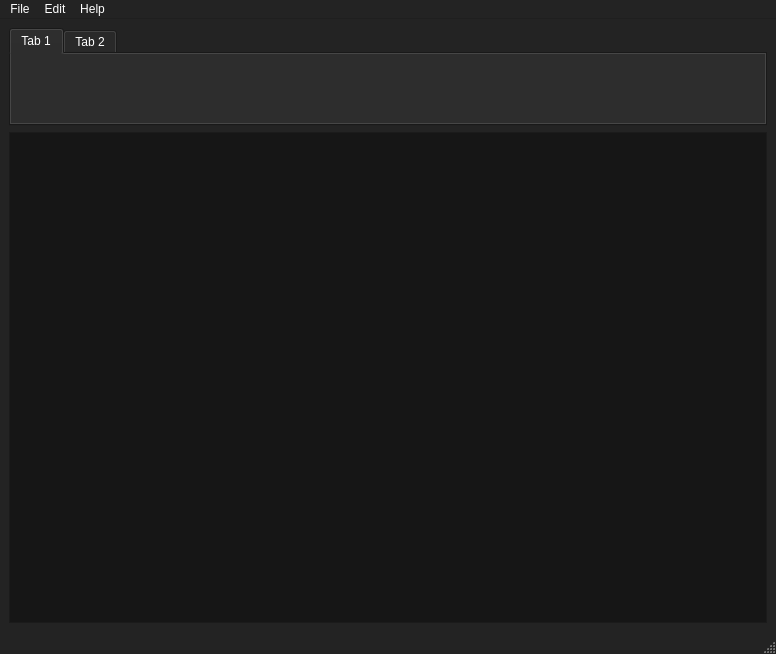
<?xml version="1.0" encoding="UTF-8"?>
<ui version="4.0">
 <class>PyroPad</class>
 <widget class="QMainWindow" name="PyroPad">
  <property name="geometry">
   <rect>
    <x>0</x>
    <y>0</y>
    <width>776</width>
    <height>654</height>
   </rect>
  </property>
  <property name="palette">
   <palette>
    <active>
     <colorrole role="WindowText">
      <brush brushstyle="SolidPattern">
       <color alpha="255">
        <red>255</red>
        <green>255</green>
        <blue>255</blue>
       </color>
      </brush>
     </colorrole>
     <colorrole role="Button">
      <brush brushstyle="SolidPattern">
       <color alpha="255">
        <red>35</red>
        <green>35</green>
        <blue>35</blue>
       </color>
      </brush>
     </colorrole>
     <colorrole role="Light">
      <brush brushstyle="SolidPattern">
       <color alpha="255">
        <red>52</red>
        <green>52</green>
        <blue>52</blue>
       </color>
      </brush>
     </colorrole>
     <colorrole role="Midlight">
      <brush brushstyle="SolidPattern">
       <color alpha="255">
        <red>43</red>
        <green>43</green>
        <blue>43</blue>
       </color>
      </brush>
     </colorrole>
     <colorrole role="Dark">
      <brush brushstyle="SolidPattern">
       <color alpha="255">
        <red>17</red>
        <green>17</green>
        <blue>17</blue>
       </color>
      </brush>
     </colorrole>
     <colorrole role="Mid">
      <brush brushstyle="SolidPattern">
       <color alpha="255">
        <red>23</red>
        <green>23</green>
        <blue>23</blue>
       </color>
      </brush>
     </colorrole>
     <colorrole role="Text">
      <brush brushstyle="SolidPattern">
       <color alpha="255">
        <red>255</red>
        <green>255</green>
        <blue>255</blue>
       </color>
      </brush>
     </colorrole>
     <colorrole role="BrightText">
      <brush brushstyle="SolidPattern">
       <color alpha="255">
        <red>255</red>
        <green>255</green>
        <blue>255</blue>
       </color>
      </brush>
     </colorrole>
     <colorrole role="ButtonText">
      <brush brushstyle="SolidPattern">
       <color alpha="255">
        <red>255</red>
        <green>255</green>
        <blue>255</blue>
       </color>
      </brush>
     </colorrole>
     <colorrole role="Base">
      <brush brushstyle="SolidPattern">
       <color alpha="255">
        <red>22</red>
        <green>22</green>
        <blue>22</blue>
       </color>
      </brush>
     </colorrole>
     <colorrole role="Window">
      <brush brushstyle="SolidPattern">
       <color alpha="255">
        <red>35</red>
        <green>35</green>
        <blue>35</blue>
       </color>
      </brush>
     </colorrole>
     <colorrole role="Shadow">
      <brush brushstyle="SolidPattern">
       <color alpha="255">
        <red>0</red>
        <green>0</green>
        <blue>0</blue>
       </color>
      </brush>
     </colorrole>
     <colorrole role="Highlight">
      <brush brushstyle="SolidPattern">
       <color alpha="255">
        <red>255</red>
        <green>85</green>
        <blue>0</blue>
       </color>
      </brush>
     </colorrole>
     <colorrole role="AlternateBase">
      <brush brushstyle="SolidPattern">
       <color alpha="255">
        <red>17</red>
        <green>17</green>
        <blue>17</blue>
       </color>
      </brush>
     </colorrole>
     <colorrole role="ToolTipBase">
      <brush brushstyle="SolidPattern">
       <color alpha="255">
        <red>255</red>
        <green>255</green>
        <blue>220</blue>
       </color>
      </brush>
     </colorrole>
     <colorrole role="ToolTipText">
      <brush brushstyle="SolidPattern">
       <color alpha="255">
        <red>0</red>
        <green>0</green>
        <blue>0</blue>
       </color>
      </brush>
     </colorrole>
     <colorrole role="PlaceholderText">
      <brush brushstyle="SolidPattern">
       <color alpha="127">
        <red>255</red>
        <green>255</green>
        <blue>255</blue>
       </color>
      </brush>
     </colorrole>
     <colorrole role="Accent">
      <brush brushstyle="SolidPattern">
       <color alpha="255">
        <red>0</red>
        <green>0</green>
        <blue>0</blue>
       </color>
      </brush>
     </colorrole>
    </active>
    <inactive>
     <colorrole role="WindowText">
      <brush brushstyle="SolidPattern">
       <color alpha="255">
        <red>255</red>
        <green>255</green>
        <blue>255</blue>
       </color>
      </brush>
     </colorrole>
     <colorrole role="Button">
      <brush brushstyle="SolidPattern">
       <color alpha="255">
        <red>35</red>
        <green>35</green>
        <blue>35</blue>
       </color>
      </brush>
     </colorrole>
     <colorrole role="Light">
      <brush brushstyle="SolidPattern">
       <color alpha="255">
        <red>52</red>
        <green>52</green>
        <blue>52</blue>
       </color>
      </brush>
     </colorrole>
     <colorrole role="Midlight">
      <brush brushstyle="SolidPattern">
       <color alpha="255">
        <red>43</red>
        <green>43</green>
        <blue>43</blue>
       </color>
      </brush>
     </colorrole>
     <colorrole role="Dark">
      <brush brushstyle="SolidPattern">
       <color alpha="255">
        <red>17</red>
        <green>17</green>
        <blue>17</blue>
       </color>
      </brush>
     </colorrole>
     <colorrole role="Mid">
      <brush brushstyle="SolidPattern">
       <color alpha="255">
        <red>23</red>
        <green>23</green>
        <blue>23</blue>
       </color>
      </brush>
     </colorrole>
     <colorrole role="Text">
      <brush brushstyle="SolidPattern">
       <color alpha="255">
        <red>255</red>
        <green>255</green>
        <blue>255</blue>
       </color>
      </brush>
     </colorrole>
     <colorrole role="BrightText">
      <brush brushstyle="SolidPattern">
       <color alpha="255">
        <red>255</red>
        <green>255</green>
        <blue>255</blue>
       </color>
      </brush>
     </colorrole>
     <colorrole role="ButtonText">
      <brush brushstyle="SolidPattern">
       <color alpha="255">
        <red>255</red>
        <green>255</green>
        <blue>255</blue>
       </color>
      </brush>
     </colorrole>
     <colorrole role="Base">
      <brush brushstyle="SolidPattern">
       <color alpha="255">
        <red>22</red>
        <green>22</green>
        <blue>22</blue>
       </color>
      </brush>
     </colorrole>
     <colorrole role="Window">
      <brush brushstyle="SolidPattern">
       <color alpha="255">
        <red>35</red>
        <green>35</green>
        <blue>35</blue>
       </color>
      </brush>
     </colorrole>
     <colorrole role="Shadow">
      <brush brushstyle="SolidPattern">
       <color alpha="255">
        <red>0</red>
        <green>0</green>
        <blue>0</blue>
       </color>
      </brush>
     </colorrole>
     <colorrole role="Highlight">
      <brush brushstyle="SolidPattern">
       <color alpha="255">
        <red>255</red>
        <green>85</green>
        <blue>0</blue>
       </color>
      </brush>
     </colorrole>
     <colorrole role="AlternateBase">
      <brush brushstyle="SolidPattern">
       <color alpha="255">
        <red>17</red>
        <green>17</green>
        <blue>17</blue>
       </color>
      </brush>
     </colorrole>
     <colorrole role="ToolTipBase">
      <brush brushstyle="SolidPattern">
       <color alpha="255">
        <red>255</red>
        <green>255</green>
        <blue>220</blue>
       </color>
      </brush>
     </colorrole>
     <colorrole role="ToolTipText">
      <brush brushstyle="SolidPattern">
       <color alpha="255">
        <red>0</red>
        <green>0</green>
        <blue>0</blue>
       </color>
      </brush>
     </colorrole>
     <colorrole role="PlaceholderText">
      <brush brushstyle="SolidPattern">
       <color alpha="127">
        <red>255</red>
        <green>255</green>
        <blue>255</blue>
       </color>
      </brush>
     </colorrole>
     <colorrole role="Accent">
      <brush brushstyle="SolidPattern">
       <color alpha="255">
        <red>0</red>
        <green>0</green>
        <blue>0</blue>
       </color>
      </brush>
     </colorrole>
    </inactive>
    <disabled>
     <colorrole role="WindowText">
      <brush brushstyle="SolidPattern">
       <color alpha="255">
        <red>17</red>
        <green>17</green>
        <blue>17</blue>
       </color>
      </brush>
     </colorrole>
     <colorrole role="Button">
      <brush brushstyle="SolidPattern">
       <color alpha="255">
        <red>35</red>
        <green>35</green>
        <blue>35</blue>
       </color>
      </brush>
     </colorrole>
     <colorrole role="Light">
      <brush brushstyle="SolidPattern">
       <color alpha="255">
        <red>52</red>
        <green>52</green>
        <blue>52</blue>
       </color>
      </brush>
     </colorrole>
     <colorrole role="Midlight">
      <brush brushstyle="SolidPattern">
       <color alpha="255">
        <red>43</red>
        <green>43</green>
        <blue>43</blue>
       </color>
      </brush>
     </colorrole>
     <colorrole role="Dark">
      <brush brushstyle="SolidPattern">
       <color alpha="255">
        <red>17</red>
        <green>17</green>
        <blue>17</blue>
       </color>
      </brush>
     </colorrole>
     <colorrole role="Mid">
      <brush brushstyle="SolidPattern">
       <color alpha="255">
        <red>23</red>
        <green>23</green>
        <blue>23</blue>
       </color>
      </brush>
     </colorrole>
     <colorrole role="Text">
      <brush brushstyle="SolidPattern">
       <color alpha="255">
        <red>17</red>
        <green>17</green>
        <blue>17</blue>
       </color>
      </brush>
     </colorrole>
     <colorrole role="BrightText">
      <brush brushstyle="SolidPattern">
       <color alpha="255">
        <red>255</red>
        <green>255</green>
        <blue>255</blue>
       </color>
      </brush>
     </colorrole>
     <colorrole role="ButtonText">
      <brush brushstyle="SolidPattern">
       <color alpha="255">
        <red>17</red>
        <green>17</green>
        <blue>17</blue>
       </color>
      </brush>
     </colorrole>
     <colorrole role="Base">
      <brush brushstyle="SolidPattern">
       <color alpha="255">
        <red>35</red>
        <green>35</green>
        <blue>35</blue>
       </color>
      </brush>
     </colorrole>
     <colorrole role="Window">
      <brush brushstyle="SolidPattern">
       <color alpha="255">
        <red>35</red>
        <green>35</green>
        <blue>35</blue>
       </color>
      </brush>
     </colorrole>
     <colorrole role="Shadow">
      <brush brushstyle="SolidPattern">
       <color alpha="255">
        <red>0</red>
        <green>0</green>
        <blue>0</blue>
       </color>
      </brush>
     </colorrole>
     <colorrole role="AlternateBase">
      <brush brushstyle="SolidPattern">
       <color alpha="255">
        <red>35</red>
        <green>35</green>
        <blue>35</blue>
       </color>
      </brush>
     </colorrole>
     <colorrole role="ToolTipBase">
      <brush brushstyle="SolidPattern">
       <color alpha="255">
        <red>255</red>
        <green>255</green>
        <blue>220</blue>
       </color>
      </brush>
     </colorrole>
     <colorrole role="ToolTipText">
      <brush brushstyle="SolidPattern">
       <color alpha="255">
        <red>0</red>
        <green>0</green>
        <blue>0</blue>
       </color>
      </brush>
     </colorrole>
     <colorrole role="PlaceholderText">
      <brush brushstyle="SolidPattern">
       <color alpha="127">
        <red>17</red>
        <green>17</green>
        <blue>17</blue>
       </color>
      </brush>
     </colorrole>
     <colorrole role="Accent">
      <brush brushstyle="SolidPattern">
       <color alpha="255">
        <red>25</red>
        <green>25</green>
        <blue>25</blue>
       </color>
      </brush>
     </colorrole>
    </disabled>
   </palette>
  </property>
  <property name="windowTitle">
   <string>PyroPad</string>
  </property>
  <widget class="QWidget" name="centralwidget">
   <property name="palette">
    <palette>
     <active>
      <colorrole role="WindowText">
       <brush brushstyle="SolidPattern">
        <color alpha="255">
         <red>255</red>
         <green>255</green>
         <blue>255</blue>
        </color>
       </brush>
      </colorrole>
      <colorrole role="Button">
       <brush brushstyle="SolidPattern">
        <color alpha="255">
         <red>35</red>
         <green>35</green>
         <blue>35</blue>
        </color>
       </brush>
      </colorrole>
      <colorrole role="Light">
       <brush brushstyle="SolidPattern">
        <color alpha="255">
         <red>52</red>
         <green>52</green>
         <blue>52</blue>
        </color>
       </brush>
      </colorrole>
      <colorrole role="Midlight">
       <brush brushstyle="SolidPattern">
        <color alpha="255">
         <red>43</red>
         <green>43</green>
         <blue>43</blue>
        </color>
       </brush>
      </colorrole>
      <colorrole role="Dark">
       <brush brushstyle="SolidPattern">
        <color alpha="255">
         <red>17</red>
         <green>17</green>
         <blue>17</blue>
        </color>
       </brush>
      </colorrole>
      <colorrole role="Mid">
       <brush brushstyle="SolidPattern">
        <color alpha="255">
         <red>23</red>
         <green>23</green>
         <blue>23</blue>
        </color>
       </brush>
      </colorrole>
      <colorrole role="Text">
       <brush brushstyle="SolidPattern">
        <color alpha="255">
         <red>255</red>
         <green>255</green>
         <blue>255</blue>
        </color>
       </brush>
      </colorrole>
      <colorrole role="BrightText">
       <brush brushstyle="SolidPattern">
        <color alpha="255">
         <red>255</red>
         <green>255</green>
         <blue>255</blue>
        </color>
       </brush>
      </colorrole>
      <colorrole role="ButtonText">
       <brush brushstyle="SolidPattern">
        <color alpha="255">
         <red>255</red>
         <green>255</green>
         <blue>255</blue>
        </color>
       </brush>
      </colorrole>
      <colorrole role="Base">
       <brush brushstyle="SolidPattern">
        <color alpha="255">
         <red>22</red>
         <green>22</green>
         <blue>22</blue>
        </color>
       </brush>
      </colorrole>
      <colorrole role="Window">
       <brush brushstyle="SolidPattern">
        <color alpha="255">
         <red>35</red>
         <green>35</green>
         <blue>35</blue>
        </color>
       </brush>
      </colorrole>
      <colorrole role="Shadow">
       <brush brushstyle="SolidPattern">
        <color alpha="255">
         <red>0</red>
         <green>0</green>
         <blue>0</blue>
        </color>
       </brush>
      </colorrole>
      <colorrole role="Highlight">
       <brush brushstyle="SolidPattern">
        <color alpha="255">
         <red>255</red>
         <green>85</green>
         <blue>0</blue>
        </color>
       </brush>
      </colorrole>
      <colorrole role="AlternateBase">
       <brush brushstyle="SolidPattern">
        <color alpha="255">
         <red>17</red>
         <green>17</green>
         <blue>17</blue>
        </color>
       </brush>
      </colorrole>
      <colorrole role="ToolTipBase">
       <brush brushstyle="SolidPattern">
        <color alpha="255">
         <red>255</red>
         <green>255</green>
         <blue>220</blue>
        </color>
       </brush>
      </colorrole>
      <colorrole role="ToolTipText">
       <brush brushstyle="SolidPattern">
        <color alpha="255">
         <red>0</red>
         <green>0</green>
         <blue>0</blue>
        </color>
       </brush>
      </colorrole>
      <colorrole role="PlaceholderText">
       <brush brushstyle="SolidPattern">
        <color alpha="127">
         <red>255</red>
         <green>255</green>
         <blue>255</blue>
        </color>
       </brush>
      </colorrole>
      <colorrole role="Accent">
       <brush brushstyle="SolidPattern">
        <color alpha="255">
         <red>0</red>
         <green>0</green>
         <blue>0</blue>
        </color>
       </brush>
      </colorrole>
     </active>
     <inactive>
      <colorrole role="WindowText">
       <brush brushstyle="SolidPattern">
        <color alpha="255">
         <red>255</red>
         <green>255</green>
         <blue>255</blue>
        </color>
       </brush>
      </colorrole>
      <colorrole role="Button">
       <brush brushstyle="SolidPattern">
        <color alpha="255">
         <red>35</red>
         <green>35</green>
         <blue>35</blue>
        </color>
       </brush>
      </colorrole>
      <colorrole role="Light">
       <brush brushstyle="SolidPattern">
        <color alpha="255">
         <red>52</red>
         <green>52</green>
         <blue>52</blue>
        </color>
       </brush>
      </colorrole>
      <colorrole role="Midlight">
       <brush brushstyle="SolidPattern">
        <color alpha="255">
         <red>43</red>
         <green>43</green>
         <blue>43</blue>
        </color>
       </brush>
      </colorrole>
      <colorrole role="Dark">
       <brush brushstyle="SolidPattern">
        <color alpha="255">
         <red>17</red>
         <green>17</green>
         <blue>17</blue>
        </color>
       </brush>
      </colorrole>
      <colorrole role="Mid">
       <brush brushstyle="SolidPattern">
        <color alpha="255">
         <red>23</red>
         <green>23</green>
         <blue>23</blue>
        </color>
       </brush>
      </colorrole>
      <colorrole role="Text">
       <brush brushstyle="SolidPattern">
        <color alpha="255">
         <red>255</red>
         <green>255</green>
         <blue>255</blue>
        </color>
       </brush>
      </colorrole>
      <colorrole role="BrightText">
       <brush brushstyle="SolidPattern">
        <color alpha="255">
         <red>255</red>
         <green>255</green>
         <blue>255</blue>
        </color>
       </brush>
      </colorrole>
      <colorrole role="ButtonText">
       <brush brushstyle="SolidPattern">
        <color alpha="255">
         <red>255</red>
         <green>255</green>
         <blue>255</blue>
        </color>
       </brush>
      </colorrole>
      <colorrole role="Base">
       <brush brushstyle="SolidPattern">
        <color alpha="255">
         <red>22</red>
         <green>22</green>
         <blue>22</blue>
        </color>
       </brush>
      </colorrole>
      <colorrole role="Window">
       <brush brushstyle="SolidPattern">
        <color alpha="255">
         <red>35</red>
         <green>35</green>
         <blue>35</blue>
        </color>
       </brush>
      </colorrole>
      <colorrole role="Shadow">
       <brush brushstyle="SolidPattern">
        <color alpha="255">
         <red>0</red>
         <green>0</green>
         <blue>0</blue>
        </color>
       </brush>
      </colorrole>
      <colorrole role="Highlight">
       <brush brushstyle="SolidPattern">
        <color alpha="255">
         <red>255</red>
         <green>85</green>
         <blue>0</blue>
        </color>
       </brush>
      </colorrole>
      <colorrole role="AlternateBase">
       <brush brushstyle="SolidPattern">
        <color alpha="255">
         <red>17</red>
         <green>17</green>
         <blue>17</blue>
        </color>
       </brush>
      </colorrole>
      <colorrole role="ToolTipBase">
       <brush brushstyle="SolidPattern">
        <color alpha="255">
         <red>255</red>
         <green>255</green>
         <blue>220</blue>
        </color>
       </brush>
      </colorrole>
      <colorrole role="ToolTipText">
       <brush brushstyle="SolidPattern">
        <color alpha="255">
         <red>0</red>
         <green>0</green>
         <blue>0</blue>
        </color>
       </brush>
      </colorrole>
      <colorrole role="PlaceholderText">
       <brush brushstyle="SolidPattern">
        <color alpha="127">
         <red>255</red>
         <green>255</green>
         <blue>255</blue>
        </color>
       </brush>
      </colorrole>
      <colorrole role="Accent">
       <brush brushstyle="SolidPattern">
        <color alpha="255">
         <red>0</red>
         <green>0</green>
         <blue>0</blue>
        </color>
       </brush>
      </colorrole>
     </inactive>
     <disabled>
      <colorrole role="WindowText">
       <brush brushstyle="SolidPattern">
        <color alpha="255">
         <red>17</red>
         <green>17</green>
         <blue>17</blue>
        </color>
       </brush>
      </colorrole>
      <colorrole role="Button">
       <brush brushstyle="SolidPattern">
        <color alpha="255">
         <red>35</red>
         <green>35</green>
         <blue>35</blue>
        </color>
       </brush>
      </colorrole>
      <colorrole role="Light">
       <brush brushstyle="SolidPattern">
        <color alpha="255">
         <red>52</red>
         <green>52</green>
         <blue>52</blue>
        </color>
       </brush>
      </colorrole>
      <colorrole role="Midlight">
       <brush brushstyle="SolidPattern">
        <color alpha="255">
         <red>43</red>
         <green>43</green>
         <blue>43</blue>
        </color>
       </brush>
      </colorrole>
      <colorrole role="Dark">
       <brush brushstyle="SolidPattern">
        <color alpha="255">
         <red>17</red>
         <green>17</green>
         <blue>17</blue>
        </color>
       </brush>
      </colorrole>
      <colorrole role="Mid">
       <brush brushstyle="SolidPattern">
        <color alpha="255">
         <red>23</red>
         <green>23</green>
         <blue>23</blue>
        </color>
       </brush>
      </colorrole>
      <colorrole role="Text">
       <brush brushstyle="SolidPattern">
        <color alpha="255">
         <red>17</red>
         <green>17</green>
         <blue>17</blue>
        </color>
       </brush>
      </colorrole>
      <colorrole role="BrightText">
       <brush brushstyle="SolidPattern">
        <color alpha="255">
         <red>255</red>
         <green>255</green>
         <blue>255</blue>
        </color>
       </brush>
      </colorrole>
      <colorrole role="ButtonText">
       <brush brushstyle="SolidPattern">
        <color alpha="255">
         <red>17</red>
         <green>17</green>
         <blue>17</blue>
        </color>
       </brush>
      </colorrole>
      <colorrole role="Base">
       <brush brushstyle="SolidPattern">
        <color alpha="255">
         <red>35</red>
         <green>35</green>
         <blue>35</blue>
        </color>
       </brush>
      </colorrole>
      <colorrole role="Window">
       <brush brushstyle="SolidPattern">
        <color alpha="255">
         <red>35</red>
         <green>35</green>
         <blue>35</blue>
        </color>
       </brush>
      </colorrole>
      <colorrole role="Shadow">
       <brush brushstyle="SolidPattern">
        <color alpha="255">
         <red>0</red>
         <green>0</green>
         <blue>0</blue>
        </color>
       </brush>
      </colorrole>
      <colorrole role="AlternateBase">
       <brush brushstyle="SolidPattern">
        <color alpha="255">
         <red>35</red>
         <green>35</green>
         <blue>35</blue>
        </color>
       </brush>
      </colorrole>
      <colorrole role="ToolTipBase">
       <brush brushstyle="SolidPattern">
        <color alpha="255">
         <red>255</red>
         <green>255</green>
         <blue>220</blue>
        </color>
       </brush>
      </colorrole>
      <colorrole role="ToolTipText">
       <brush brushstyle="SolidPattern">
        <color alpha="255">
         <red>0</red>
         <green>0</green>
         <blue>0</blue>
        </color>
       </brush>
      </colorrole>
      <colorrole role="PlaceholderText">
       <brush brushstyle="SolidPattern">
        <color alpha="127">
         <red>17</red>
         <green>17</green>
         <blue>17</blue>
        </color>
       </brush>
      </colorrole>
      <colorrole role="Accent">
       <brush brushstyle="SolidPattern">
        <color alpha="255">
         <red>25</red>
         <green>25</green>
         <blue>25</blue>
        </color>
       </brush>
      </colorrole>
     </disabled>
    </palette>
   </property>
   <property name="autoFillBackground">
    <bool>false</bool>
   </property>
   <layout class="QVBoxLayout" name="verticalLayout_2">
    <item>
     <layout class="QVBoxLayout" name="verticalLayout_3" stretch="1,5">
      <item>
       <widget class="QTabWidget" name="tabWidget">
        <property name="minimumSize">
         <size>
          <width>0</width>
          <height>49</height>
         </size>
        </property>
        <property name="baseSize">
         <size>
          <width>0</width>
          <height>10</height>
         </size>
        </property>
        <property name="currentIndex">
         <number>0</number>
        </property>
        <widget class="QWidget" name="tab_3">
         <attribute name="title">
          <string>Tab 1</string>
         </attribute>
        </widget>
        <widget class="QWidget" name="tab_4">
         <attribute name="title">
          <string>Tab 2</string>
         </attribute>
        </widget>
       </widget>
      </item>
      <item>
       <widget class="QTextEdit" name="textEdit"/>
      </item>
     </layout>
    </item>
   </layout>
  </widget>
  <widget class="QMenuBar" name="menubar">
   <property name="geometry">
    <rect>
     <x>0</x>
     <y>0</y>
     <width>776</width>
     <height>22</height>
    </rect>
   </property>
   <widget class="QMenu" name="menuFile">
    <property name="title">
     <string>File</string>
    </property>
    <widget class="QMenu" name="menuSave">
     <property name="title">
      <string>Save...</string>
     </property>
     <addaction name="actionSave_3"/>
     <addaction name="actionSave_As"/>
    </widget>
    <addaction name="actionNew_File"/>
    <addaction name="actionOpen_File"/>
    <addaction name="menuSave"/>
    <addaction name="separator"/>
    <addaction name="separator"/>
    <addaction name="actionProperties"/>
   </widget>
   <widget class="QMenu" name="menuEdit">
    <property name="title">
     <string>Edit</string>
    </property>
   </widget>
   <widget class="QMenu" name="menuHelp">
    <property name="title">
     <string>Help</string>
    </property>
   </widget>
   <addaction name="menuFile"/>
   <addaction name="menuEdit"/>
   <addaction name="menuHelp"/>
  </widget>
  <widget class="QStatusBar" name="statusbar"/>
  <action name="actionNew_File">
   <property name="text">
    <string>New File</string>
   </property>
  </action>
  <action name="actionOpen_File">
   <property name="text">
    <string>Open File</string>
   </property>
  </action>
  <action name="actionSave_3">
   <property name="text">
    <string>Save</string>
   </property>
  </action>
  <action name="actionSave_As">
   <property name="text">
    <string>Save As</string>
   </property>
  </action>
  <action name="actionProperties">
   <property name="text">
    <string>Properties...</string>
   </property>
  </action>
 </widget>
 <resources/>
 <connections/>
</ui>
